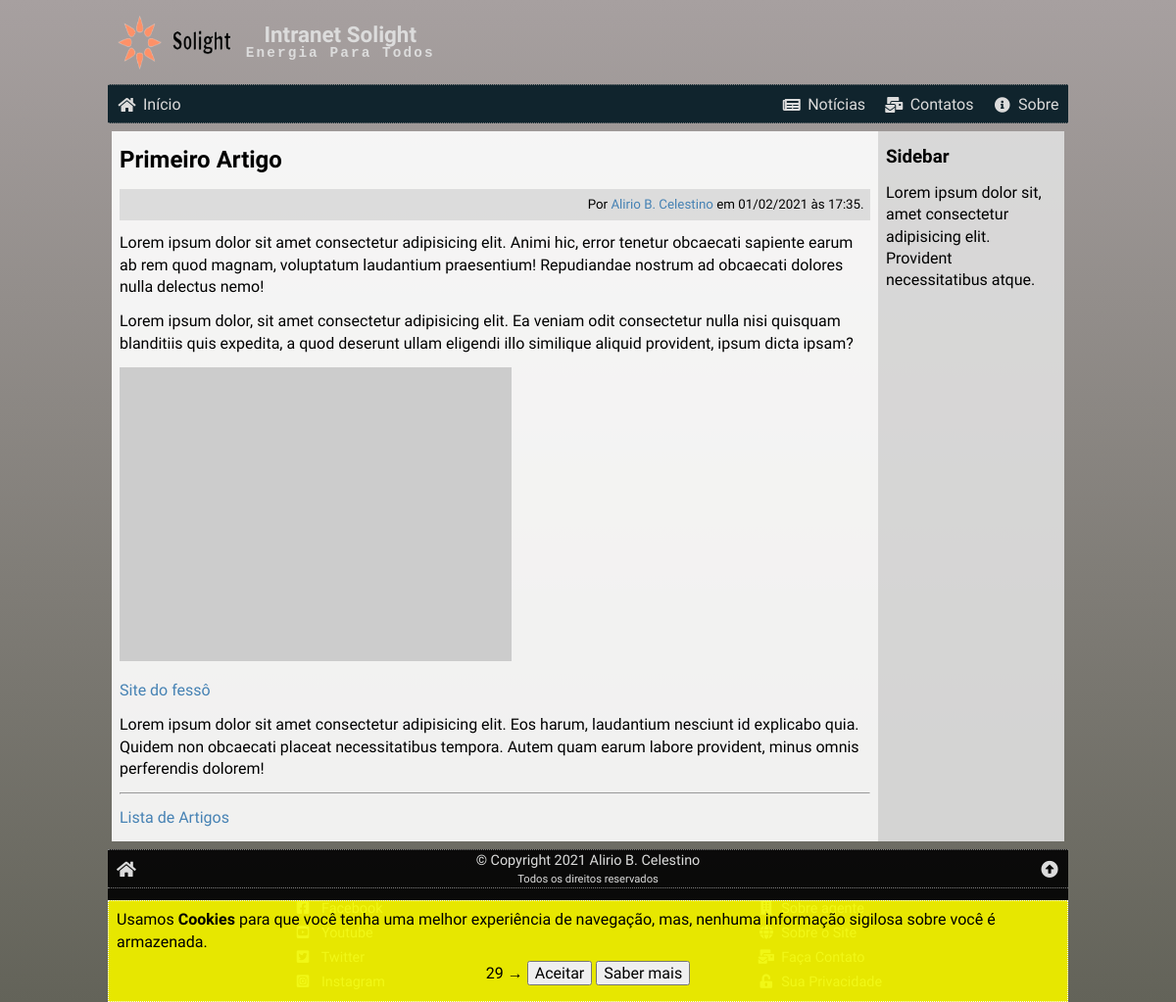
Before: /ler.php?id=1 with the older database file.
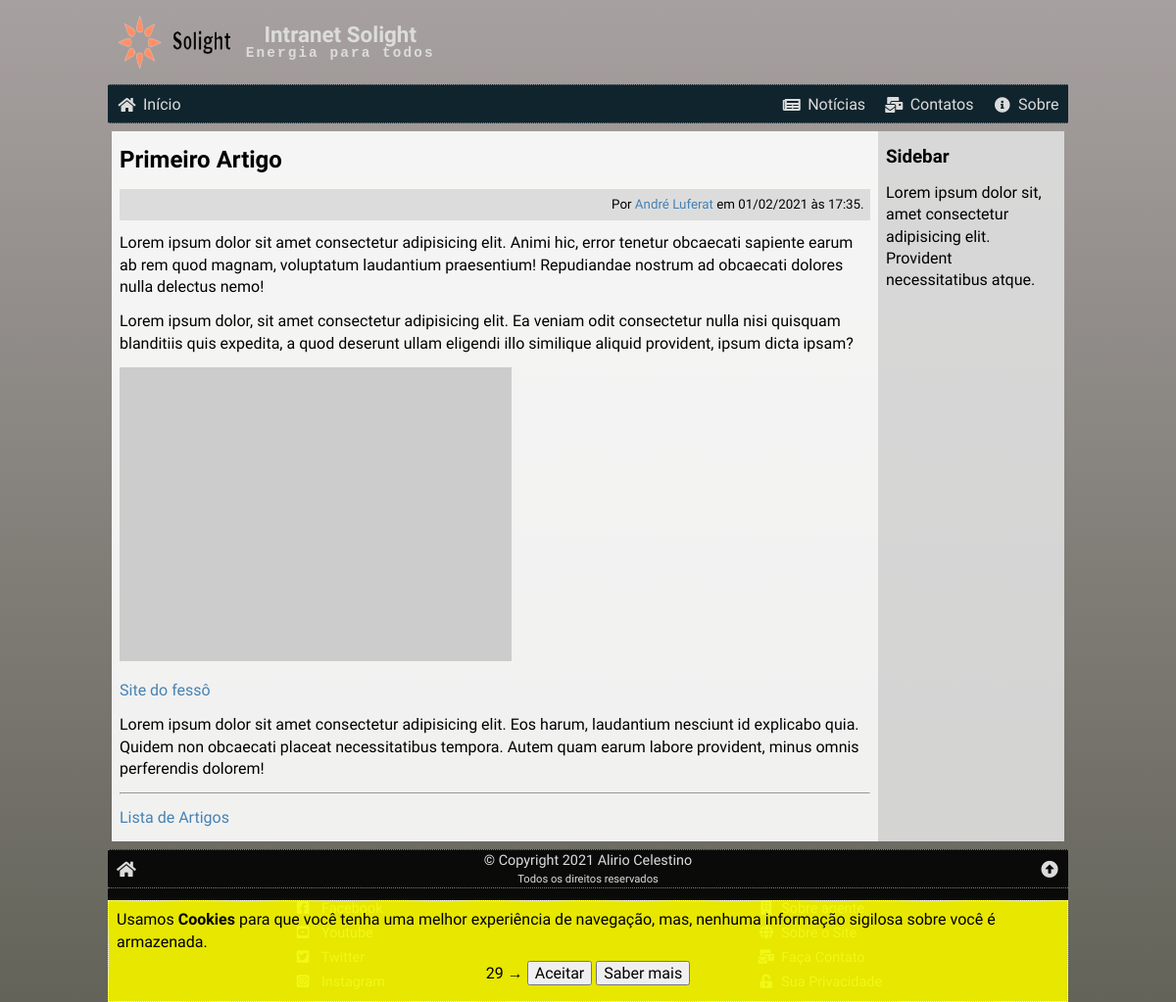
After: the same page with the newer database file.
### tables this page shows
CREATE TABLE content (
    cont_id INT NOT NULL PRIMARY KEY AUTO_INCREMENT,
    cont_date TIMESTAMP DEFAULT CURRENT_TIMESTAMP,
    cont_image VARCHAR(255) NOT NULL,
    cont_title VARCHAR(127) NOT NULL,
    cont_preview VARCHAR(255) NOT NULL,
    cont_text LONGTEXT NOT NULL,
    cont_author INT NOT NULL,
    cont_status ENUM ('ativo', 'inativo') DEFAULT 'ativo',
    FOREIGN KEY (cont_author) REFERENCES authors (aut_id)
);

CREATE TABLE authors (
    aut_id INT NOT NULL PRIMARY KEY AUTO_INCREMENT,
    aut_date TIMESTAMP DEFAULT CURRENT_TIMESTAMP,
    aut_avatar VARCHAR(255) NOT NULL,
    aut_name VARCHAR(127) NOT NULL,
    aut_link VARCHAR(255) NOT NULL,
    status ENUM ('ativo', 'inativo') DEFAULT 'ativo'
);

### _config.php (called while the page is built, shortened)
<?php
if ($_SERVER['SERVER_NAME'] == 'localhost') {
    $conn = new mysqli('localhost', 'root', '', 'intranet');
} else {
    $conn = new mysqli('server', 'user', 'password', 'database');
}
$conn->query('SET NAMES utf8');
$conn->query('SET character_set_connection=utf8');
$conn->query('SET character_set_client=utf8');
$conn->query('SET character_set_results=utf8');
$conn->query('SET GLOBAL lc_time_names=pt_BR');
$conn->query('SET lc_time_names=pt_BR');
$_C = array();
$res = $conn->query("SELECT * FROM config");
while ($data = $res->fetch_assoc()) {
    $_C[$data['variable']] = $data['value'];
}

### ler.php (the view, shortened to what the changed rows need)
<?php
require('./_config.php');
$_C['pageTitle'] = 'Artigo Completo';
$_C['pageCSS'] = './ler.css';
$_C['pageJS'] = '';
$artHTML = '';
$id = (isset($_GET['id'])) ? intval($_GET['id']) : 0;
$sql = "SELECT *, DATE_FORMAT(cont_date, '%d/%m/%Y às %H:%i') AS datebr
        FROM `content`
        INNER JOIN authors ON aut_id = cont_author
        WHERE `cont_id` = '{$id}' AND `cont_status` = 'ativo'";
$res = $conn->query($sql);
$art = $res->fetch_assoc();
$artHTML .= <<<HTML
    <h2>{$art['cont_title']}</h2>
    <small class="autordata">
        Por <a href="{$art['aut_link']}" target="_blank">{$art['aut_name']}</a> em {$art['datebr']}.
    </small>
    {$art['cont_text']}
    <hr>
    <p class="center">
        <a href="/">Lista de Artigos</a>
    </p>
HTML;
$_C['pageTitle'] = $art['cont_title'];
require('./_header.php');
?>
<article>
    <?php echo $artHTML ?>
</article>
<?php
require('./_footer.php');
?>

### _header.php (shortened to what the changed rows need)
<?php
if ($_C['pageTitle'] == '') {
    $page_title = "{$_C['siteName']} .:. {$_C['siteSlogan']}";
} else {
    $page_title = "{$_C['siteName']} .:. {$_C['pageTitle']}";
}
if ($_C['pageCSS'] == '') {
    $page_css = '';
} else {
    $page_css = "<link rel=\"stylesheet\" href=\"/css/{$_C['pageCSS']}\">\n\t";
}
?>
<!DOCTYPE html>
<html lang="pt-br">
<head>
    <link rel="stylesheet" href="./css/global.css">
    <link rel="stylesheet" href="https://cdnjs.cloudflare.com/ajax/libs/font-awesome/5.15.2/css/all.min.css">
    <?php echo $page_css ?><title><?php echo $page_title ?></title>
</head>
<body>
    <div class="wrap">
        <header>
            <h1>Intranet <?php echo $_C['siteName'] ?><small><?php echo $_C['siteSlogan'] ?></small></h1>
        </header>
        <main>

### _footer.php (shortened to what the changed rows need)
</main>
<footer>
    <div class="info">
        <a href="/" title="Ir para a página inicial."><i class="fas fa-fw fa-home"></i></a>
        <div>
            <?php echo $_C['copyright'] ?>
            <small>Todos os direitos reservados</small>
        </div>
        <a href="#top" title="ir para o topo desta página."><i class="fas fa-fw fa-arrow-alt-circle-up"></i></a>
    </div>
</footer>
</div>
</body>
</html>

Changed rows visible on the page:
changed content "Primeiro Artigo": cont_author.aut_name "Alirio B. Celestino" → "André Luferat"
Other visible differences:
$_C['siteSlogan']: "Energia Para Todos" → "Energia para todos"
$_C['copyright']: "© Copyright 2021 Alirio B. Celestino" → "© Copyright 2021 Alirio Celestino"
